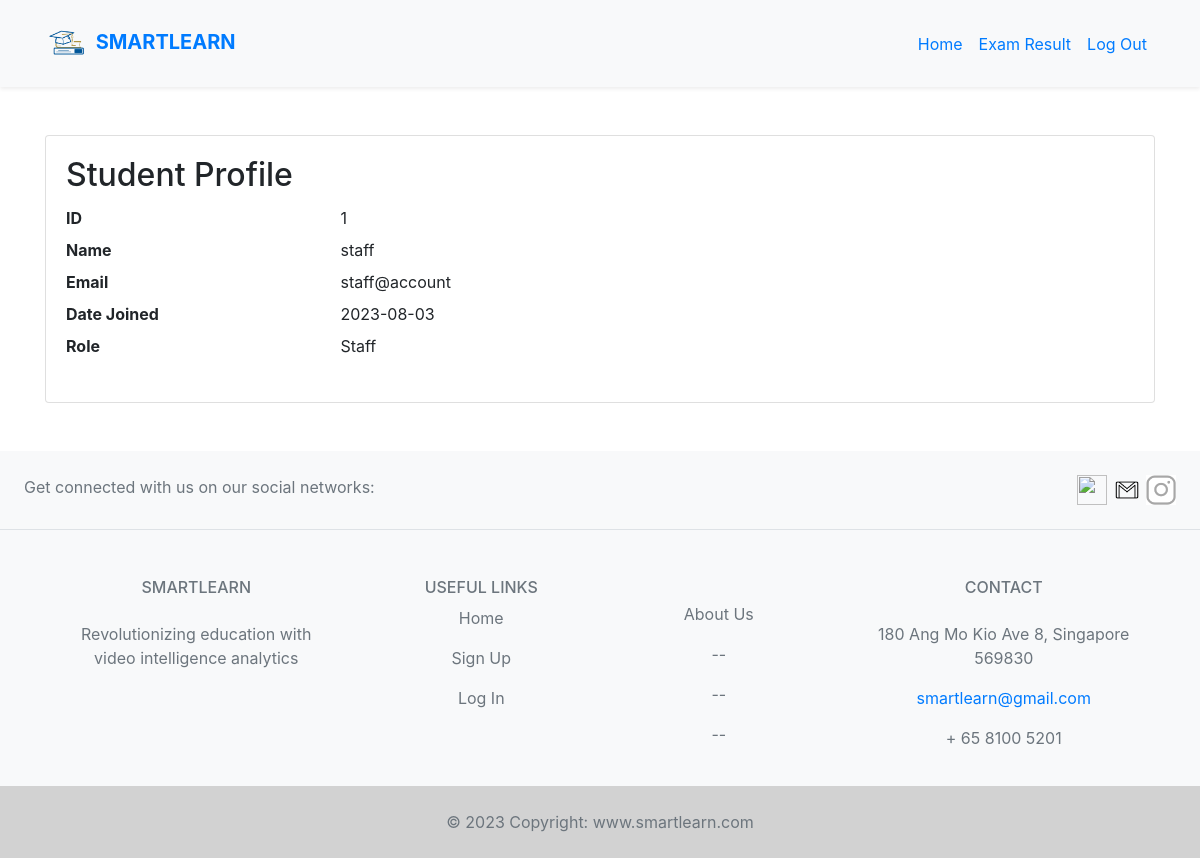
Page /student_profile (signed in) on the committed database.
### views.py (models this page shows)
class User(db.Model, UserMixin):
    id = db.Column(db.Integer, primary_key=True)
    email = db.Column(db.String(150), unique=True)
    password = db.Column(db.String(150))
    name = db.Column(db.String(150))
    date_joined = db.Column(db.Date, default=datetime.utcnow)
    role = db.Column(db.String(20))
    reports = db.relationship('Report', backref='user', lazy=True)

### views.py (the view)
@app.route('/student_profile')
@login_required
def student_profile():
    user = User.query.get(current_user.id)  # Retrieve user information from the database
    return render_template('student_profile.html', user=user)

### views.py (called while the page is built)
@login_manager.user_loader
def load_user(user_id):
    return User.query.get(int(user_id))

### templates/student_profile.html (shortened to what this page needs)
{% extends "base.html" %}
{% block content %}
<div class="container py-5">
    <div class="card">
        <div class="card-body">
            <h2 class="card-title">Student Profile</h2>
            <dl class="row">
                <dt class="col-sm-3">ID</dt>
                <dd class="col-sm-9">{{ user.id }}</dd>
                <dt class="col-sm-3">Name</dt>
                <dd class="col-sm-9">{{ user.name }}</dd>
                <dt class="col-sm-3">Email</dt>
                <dd class="col-sm-9">{{ user.email }}</dd>
                <dt class="col-sm-3">Date Joined</dt>
                <dd class="col-sm-9">{{ user.date_joined.strftime('%Y-%m-%d') }}</dd>
                <dt class="col-sm-3">Role</dt>
                <dd class="col-sm-9">{{ user.role }}</dd>
            </dl>
        </div>
    </div>
</div>
{% endblock %}

### rows in the picture
User: id "1", name "staff", email "staff@account", date_joined "2023-08-03", role "Staff"
